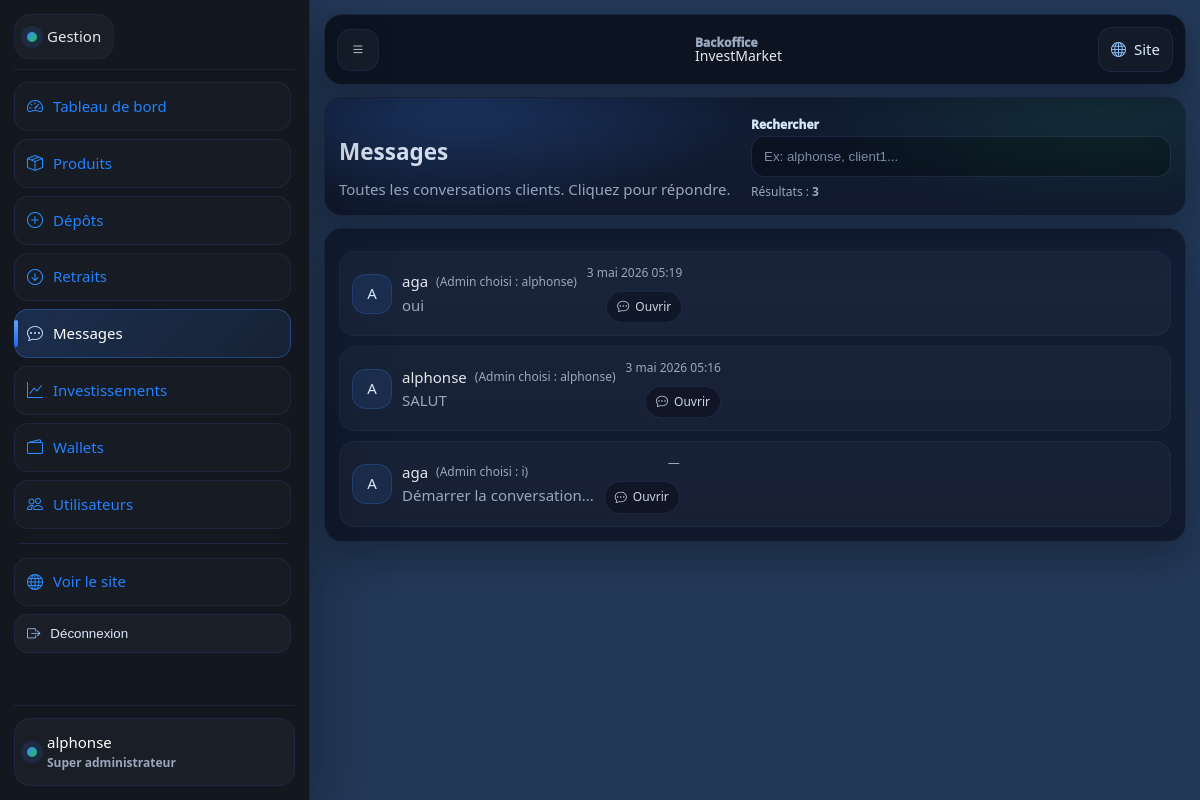
Page /gestion/messages/ (signed in) on the committed database.
### messaging/models.py (models this page shows, shortened)
class Conversation(models.Model):
    user = models.ForeignKey(
        settings.AUTH_USER_MODEL,
        on_delete=models.CASCADE,
        related_name="conversations_as_user",
    )
    admin = models.ForeignKey(
        settings.AUTH_USER_MODEL,
        on_delete=models.CASCADE,
        related_name="conversations_as_admin",
    )
    last_message_at = models.DateTimeField(null=True, blank=True)
    last_message_preview = models.CharField(max_length=160, blank=True)
    created_at = models.DateTimeField(auto_now_add=True)
    class Meta:
        unique_together = ("user", "admin")
        ordering = ["-last_message_at", "-created_at"]

### messaging/views.py (the view)
# urls.py: path("messages/", msg_views.bo_inbox, name="bo_messages_list"),
@staff_required_bo
def bo_inbox(request):
    convs = (
        Conversation.objects.select_related("user", "admin")
        .annotate(
            unread_count=Count(
                "messages",
                filter=Q(messages__sender_id=F("user_id"), messages__read_at__isnull=True),
            )
        )
        .order_by("-last_message_at", "-created_at")
    )
    return render(request, "backoffice/messages_list.html", {"conversations": convs})

### messaging/views.py (called while the page is built)
def staff_required_bo(view_func):
    return user_passes_test(lambda u: u.is_authenticated and u.is_staff, login_url="bo_login")(view_func)

### templates/backoffice/messages_list.html (shortened to what this page needs)
{% extends "backoffice/base.html" %}
{% block content %}
<div class="card glow" style="margin-bottom:12px">
  <div style="display:flex;justify-content:space-between;gap:10px;flex-wrap:wrap;align-items:end">
    <div>
      <h1 style="margin:0">Messages</h1>
      <p class="muted" style="margin:8px 0 0">
        Toutes les conversations clients. Cliquez pour répondre.
      </p>
    </div>
    <div style="min-width:260px;flex:1;max-width:420px">
      <label class="muted" style="font-size:12px;font-weight:950">Rechercher</label>
      <input id="msgSearch" type="text" placeholder="Ex: alphonse, client1..." autocomplete="off">
      <div class="muted" style="font-size:12px;margin-top:6px">
        Résultats : <b id="msgCount">0</b>
      </div>
    </div>
  </div>
</div>
<div class="card">
  {% if conversations %}
    <div class="chat-threads" id="threads">
      {% for c in conversations %}
        <a class="chat-thread"
           href="{% url 'bo_messages_chat' c.id %}"
           data-filter="{{ c.user.username|lower }} {{ c.admin.username|lower }} {{ c.last_message_preview|default:''|lower }}">
          <div class="chat-avatar">{{ c.user.username|slice:":1"|upper }}</div>
          <div class="chat-thread-meta">
            <div class="chat-thread-title" style="display:flex;gap:8px;align-items:center;flex-wrap:wrap">
              <span style="font-weight:1100">{{ c.user.username }}</span>
              <span class="muted" style="font-size:12px">
                (Admin choisi : {{ c.admin.username }})
              </span>
            </div>
            <div class="chat-thread-preview muted">
              {{ c.last_message_preview|default:"Démarrer la conversation..." }}
            </div>
          </div>
          <div class="chat-thread-time muted" style="font-size:12px;text-align:right">
            {% if c.last_message_at %}
              {{ c.last_message_at }}
            {% else %}
              —
            {% endif %}
            <div style="margin-top:8px">
              <span class="li-badge" style="display:inline-flex;align-items:center;gap:6px">
                <i class="bi bi-chat-dots"></i> Ouvrir
              </span>
            </div>
          </div>
        </a>
      {% endfor %}
    </div>
  {% else %}
    <p class="muted">Aucune conversation.</p>
  {% endif %}
</div>
{% endblock %}

### templates/backoffice/base.html (shortened to what this page needs)
{% load static %}
<!doctype html>
<html lang="fr">
<head>
  <link rel="stylesheet" href="{% static 'css/styles.css' %}">
  <link rel="stylesheet" href="{% static 'css/backoffice.css' %}">
  <link rel="stylesheet" href="https://cdn.jsdelivr.net/npm/bootstrap-icons@1.11.3/font/bootstrap-icons.min.css">
</head>
<body class="bo-body">
  <div class="bo" id="boApp">
    <aside class="bo-sidebar" aria-label="Menu gestion">
      <div class="bo-sidebar-head">
        <a class="bo-brand" href="{% url 'bo_dashboard' %}">
          <span class="brand-dot"></span> Gestion
        </a>
      </div>
      <nav class="bo-nav" aria-label="Navigation">
        <a href="{% url 'bo_dashboard' %}">
          <i class="bi bi-speedometer2"></i> Tableau de bord
        </a>
        <a href="{% url 'bo_products_list' %}">
          <i class="bi bi-box-seam"></i> Produits
        </a>
        <a href="{% url 'bo_deposits_list' %}">
          <i class="bi bi-plus-circle"></i> Dépôts
        </a>
        <a href="{% url 'bo_withdrawals_list' %}">
          <i class="bi bi-arrow-down-circle"></i> Retraits
        </a>
        <a href="{% url 'bo_messages_list' %}">
          <i class="bi bi-chat-dots"></i> Messages
        </a>
        <a href="{% url 'bo_investments_list' %}">
          <i class="bi bi-graph-up"></i> Investissements
        </a>
        <a href="{% url 'bo_wallets_list' %}">
          <i class="bi bi-wallet2"></i> Wallets
        </a>
        <a href="{% url 'bo_users_list' %}">
          <i class="bi bi-people"></i> Utilisateurs
        </a>
        <div class="bo-sep"></div>
        <a href="{% url 'home' %}">
          <i class="bi bi-globe"></i> Voir le site
        </a>
        <form method="post" action="{% url 'bo_logout' %}">
          <button class="bo-logout" type="submit">
            <i class="bi bi-box-arrow-right"></i> Déconnexion
          </button>
        </form>
      </nav>
      <div class="bo-sidebar-foot">
        <div class="bo-user">
          <div class="bo-user-dot"></div>
          <div>
            <div class="bo-user-name">{{ request.user.username }}</div>
            <div class="bo-user-role">
              {% if request.user.is_superuser %}
                Super administrateur
              {% else %}
                Administrateur
              {% endif %}
            </div>
          </div>
        </div>
      </div>
    </aside>
    <main class="bo-main">
      <header class="bo-topbar">
        <button class="bo-iconbtn" type="button" data-bo-open aria-label="Ouvrir le menu">
          <i class="bi bi-list"></i>
        </button>
        <div class="bo-topbar-title">
          <div class="bo-topbar-small">Backoffice</div>
          <div class="bo-topbar-big">InvestMarket</div>
        </div>
        <div class="bo-topbar-actions">
          <a class="bo-mini-link" href="{% url 'home' %}">
            <i class="bi bi-globe"></i> <span>Site</span>
          </a>
        </div>
      </header>
      <section class="bo-content">
        {% block content %}{% endblock %}
      </section>
    </main>
  </div>
</body>
</html>

### static/css/styles.css (style rules this page uses)
:root { --bg: #070b14; --bg2:#0b1220; --card:#0f172a; --card2:#111c33; --text:#e5e7eb; --muted:#9aa7bd; --primary:#3b82f6; --primary2:#2563eb; --soft:#0b1f3a; --border:#1f2a44; --border2:#223152; --success:#22c55e; --warning:#f59e0b; --danger:#ef4444; --radius:18px; --radius-sm:14px; --shadow: 0 20px 60px rgba(0,0,0,.45); --shadow-soft: 0 14px 34px rgba(0,0,0,.32); --ring: 0 0 0 4px rgba(59,130,246,.20); }
* { box-sizing:border-box }
html,body { height:100% }
body { margin:0; font-family: system-ui, -apple-system, Segoe UI, Roboto, Arial; color:var(--text); font-size:15px; line-height:1.55; background: radial-gradient(1200px 600px at 14% -10%, rgba(59,130,246,.30) 0%, transparent 60%), radial-gradient(1100px 700px at 92% 0%, rgba(34,197,94,.16) 0%, transparent 58%), radial-gradient(900px 600px at 40% 120%, rgba(37,99,235,.14) 0%, transparent 60%), linear-gradient(180deg, var(--bg) 0%, var(--bg2) 40%, var(--bg) 100%); }
.muted { color:var(--muted) }
.brand-dot { width:10px;height:10px;border-radius:50%; background: linear-gradient(135deg, var(--primary), var(--success)); box-shadow: 0 0 0 6px rgba(59,130,246,.14); }
.card { background: linear-gradient(180deg, rgba(17,28,51,.94), rgba(15,23,42,.94)); border:1px solid rgba(31,42,68,.9); border-radius: var(--radius); padding:14px; box-shadow: var(--shadow-soft); }
.card.glow { position:relative; overflow:hidden; }
.card.glow:before { content:""; position:absolute; inset:-2px; background: radial-gradient(460px 180px at 16% 0%, rgba(59,130,246,.24), transparent 65%), radial-gradient(460px 180px at 90% 10%, rgba(34,197,94,.10), transparent 62%); pointer-events:none; }
label { font-weight:950;color:#dbeafe;font-size:12px }
input, select, textarea { width:100%; padding:12px 12px; border-radius:14px; border:1px solid rgba(31,42,68,.95); background: rgba(7,11,20,.55); color: var(--text); outline:none; transition: box-shadow .14s ease, border-color .14s ease; }
input::placeholder, textarea::placeholder { color:#7c8aa5 }
.li-badge { font-weight:1100; font-size:12px; padding:6px 10px; border-radius:999px; border:1px solid rgba(31,42,68,.9); background: rgba(7,11,20,.45); color:#cbd5e1; }
.chat-avatar { width:40px;height:40px; border-radius:14px; display:flex; align-items:center; justify-content:center; font-weight:1100; color:#dbeafe; background: rgba(59,130,246,.12); border:1px solid rgba(59,130,246,.22); }
.chat-admins, .chat-threads { display:grid; gap:10px; margin-top:8px; }
.chat-admin, .chat-thread { display:flex; align-items:center; gap:10px; padding:12px; border-radius:16px; border:1px solid rgba(31,42,68,.92); background: rgba(255,255,255,.03); text-decoration:none; color:inherit; }

### rows in the picture
Conversation: user.username "A", user.username "aga", admin.username "alphonse", last_message_preview "oui", last_message_at "3 mai 2026 05:19"
Conversation: user.username "A", user.username "alphonse", admin.username "alphonse", last_message_preview "SALUT", last_message_at "3 mai 2026 05:16"
Conversation: user.username "A", user.username "aga", admin.username "i", last_message_preview "Démarrer la conversation..."

### other values in the picture
{{ request.user.username }} "alphonse"
